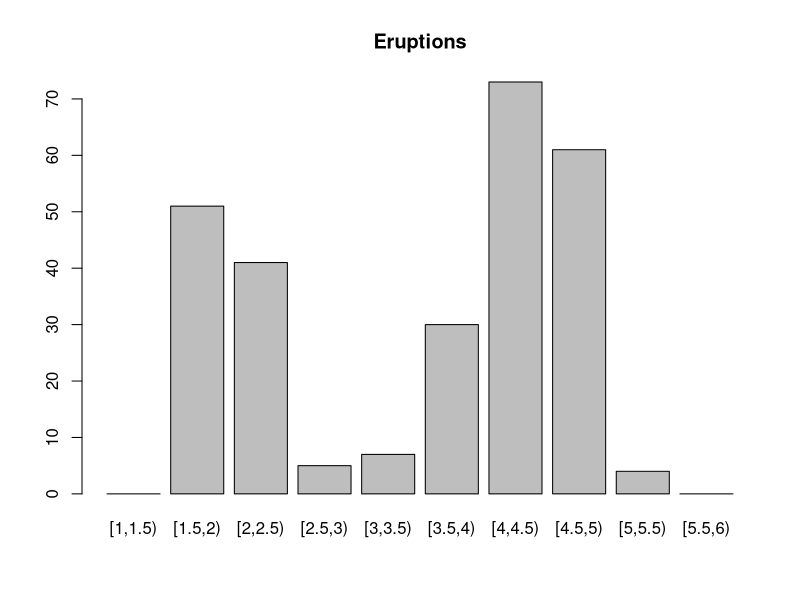
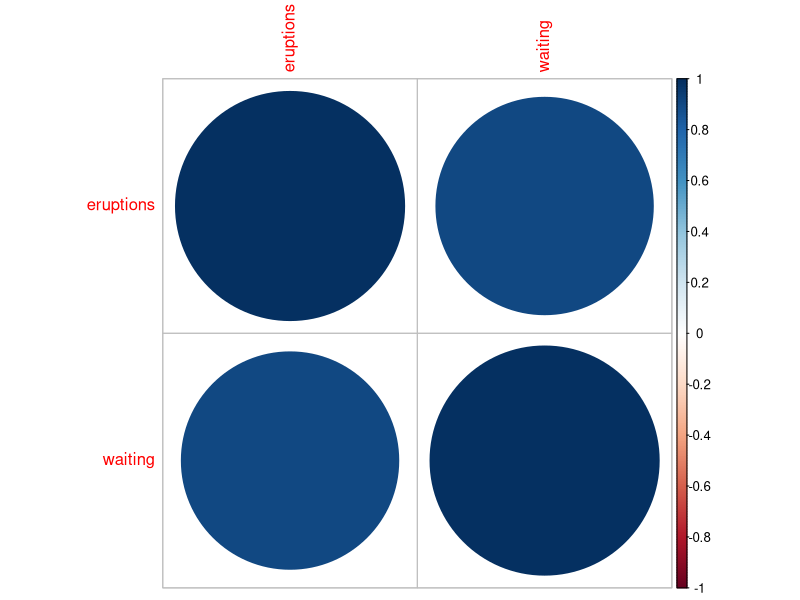

Write R code to recreate these figures, in order.
setwd('C:/Users/mariana/Documents/github-mariana/ECID1/stats-ds/week9')
library(e1071)
library(corrplot)
mydata = faithful
x = mydata$eruptions
var(x)
moment(x, order=2, center=T)
sum((x-mean(x))^2)/length(x)
mean(x)
median(x)
# for mode
range(x)
breaks1 = seq(1, 6, by=0.5)
x_cut = cut(x, breaks=breaks1, right=F)
x_table = table(x_cut)
mode_erup = names(x_table)[which(x_table==max(x_table))]
mode_erup
barplot(x_table, main='Eruptions')
sd(x)
cv = sd(x) / mean(x)
cv
skewness(x)
kurtosis(x) + 3
y = mydata$waiting
str(mydata)
cov(x,y)
cor(x,y)
M = cor(mydata)
M = round(M, 2) # M is the correlation matrix
corrplot(M, method="circle") # circle, square, ellipse, number, shade, color, pie
x = mydata$eruptions
mtx = matrix(x, nrow=length(x), ncol=1)
df = data.frame(mtx)
df